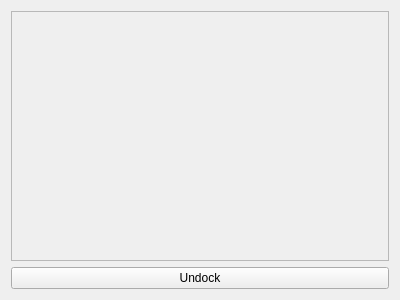
<?xml version="1.0" encoding="UTF-8"?>
<ui version="4.0">
 <class>BasicWindow</class>
 <widget class="QWidget" name="BasicWindow">
  <property name="geometry">
   <rect>
    <x>0</x>
    <y>0</y>
    <width>400</width>
    <height>300</height>
   </rect>
  </property>
  <property name="windowTitle">
   <string>Basic GL</string>
  </property>
  <layout class="QGridLayout" name="gridLayout">
   <item row="1" column="0">
    <widget class="QPushButton" name="qUndockButton">
     <property name="text">
      <string>Undock</string>
     </property>
    </widget>
   </item>
   <item row="0" column="0">
    <widget class="QFrame" name="qGLFrame">
     <property name="frameShape">
      <enum>QFrame::StyledPanel</enum>
     </property>
     <property name="frameShadow">
      <enum>QFrame::Raised</enum>
     </property>
    </widget>
   </item>
  </layout>
 </widget>
 <layoutdefault spacing="6" margin="11"/>
 <resources/>
 <connections/>
</ui>
